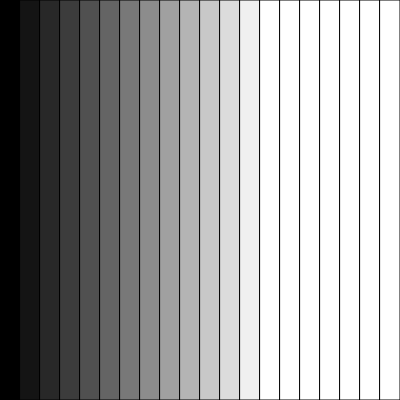
Frame 1 (no input)
Frame 60 (no input): identical to frame 1, image omitted
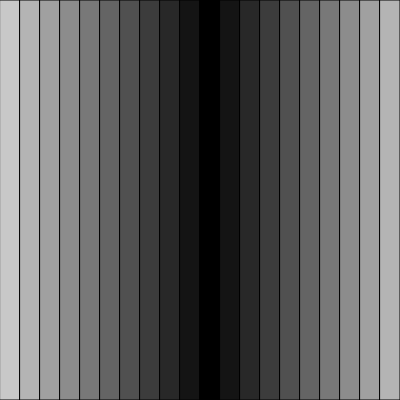
Frame 120 (the mouse pressed at the canvas centre since frame 60)

The p5.js sketch that drew these frames (run headless with seeded random() and noise() and a simulated clock; from frame 60 on, the mouse is pressed at the canvas centre):

// p5.js sketch
// ── sketch.js
function setup() {
  createCanvas(400,400)
}

function draw() {
  background(0)
  for (x = 0 ; x < width ; x = x + 20){
    let distance = abs(mouseX - x)
    fill(distance) 
    rect(x, 0, 20, height)
  }
}
